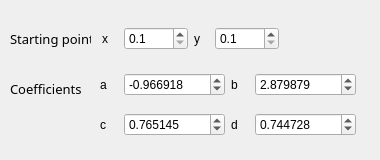
    <widget class="QWidget" name="tab">
     <attribute name="title">
      <string>Kings Dream</string>
     </attribute>
     <widget class="QWidget" name="start_widget" native="true">
      <property name="geometry">
       <rect>
        <x>0</x>
        <y>20</y>
        <width>291</width>
        <height>41</height>
       </rect>
      </property>
      <widget class="QLabel" name="label">
       <property name="geometry">
        <rect>
         <x>10</x>
         <y>10</y>
         <width>81</width>
         <height>17</height>
        </rect>
       </property>
       <property name="font">
        <font>
         <family>Bree</family>
         <pointsize>10</pointsize>
        </font>
       </property>
       <property name="text">
        <string>Starting point</string>
       </property>
      </widget>
      <widget class="QWidget" name="widget" native="true">
       <property name="geometry">
        <rect>
         <x>100</x>
         <y>0</y>
         <width>191</width>
         <height>41</height>
        </rect>
       </property>
       <widget class="QWidget" name="layoutWidget">
        <property name="geometry">
         <rect>
          <x>2</x>
          <y>4</y>
          <width>177</width>
          <height>30</height>
         </rect>
        </property>
        <layout class="QHBoxLayout" name="horizontalLayout_16">
         <item>
          <layout class="QHBoxLayout" name="horizontalLayout_2">
           <item>
            <widget class="QLabel" name="label_2">
             <property name="text">
              <string>x</string>
             </property>
             <property name="buddy">
              <cstring>spin_sta_x</cstring>
             </property>
            </widget>
           </item>
           <item>
            <widget class="QDoubleSpinBox" name="spin_sta_x">
             <property name="decimals">
              <number>1</number>
             </property>
             <property name="minimum">
              <double>0.100000000000000</double>
             </property>
             <property name="maximum">
              <double>2000.000000000000000</double>
             </property>
             <property name="singleStep">
              <double>0.100000000000000</double>
             </property>
            </widget>
           </item>
          </layout>
         </item>
         <item>
          <layout class="QHBoxLayout" name="horizontalLayout_21">
           <item>
            <widget class="QLabel" name="label_4">
             <property name="text">
              <string>y</string>
             </property>
             <property name="buddy">
              <cstring>spin_sta_y</cstring>
             </property>
            </widget>
           </item>
           <item>
            <widget class="QDoubleSpinBox" name="spin_sta_y">
             <property name="decimals">
              <number>1</number>
             </property>
             <property name="minimum">
              <double>0.100000000000000</double>
             </property>
             <property name="maximum">
              <double>1600.000000000000000</double>
             </property>
             <property name="singleStep">
              <double>0.100000000000000</double>
             </property>
            </widget>
           </item>
          </layout>
         </item>
        </layout>
       </widget>
      </widget>
     </widget>
     <widget class="QWidget" name="coeff_widget" native="true">
      <property name="geometry">
       <rect>
        <x>0</x>
        <y>70</y>
        <width>371</width>
        <height>81</height>
       </rect>
      </property>
      <widget class="QLabel" name="label_8">
       <property name="geometry">
        <rect>
         <x>10</x>
         <y>10</y>
         <width>101</width>
         <height>17</height>
        </rect>
       </property>
       <property name="font">
        <font>
         <family>Bree</family>
         <pointsize>10</pointsize>
         <strikeout>false</strikeout>
         <kerning>true</kerning>
        </font>
       </property>
       <property name="text">
        <string>Coefficients</string>
       </property>
      </widget>
      <widget class="QWidget" name="widget_3" native="true">
       <property name="geometry">
        <rect>
         <x>100</x>
         <y>0</y>
         <width>261</width>
         <height>81</height>
        </rect>
       </property>
       <widget class="QWidget" name="layoutWidget">
        <property name="geometry">
         <rect>
          <x>0</x>
          <y>0</y>
          <width>256</width>
          <height>30</height>
         </rect>
        </property>
        <layout class="QHBoxLayout" name="horizontalLayout_12">
         <item>
          <layout class="QHBoxLayout" name="horizontalLayout_3">
           <item>
            <widget class="QLabel" name="label_5">
             <property name="text">
              <string>a</string>
             </property>
             <property name="buddy">
              <cstring>spin_coe_a</cstring>
             </property>
            </widget>
           </item>
           <item>
            <widget class="QDoubleSpinBox" name="spin_coe_a">
             <property name="decimals">
              <number>6</number>
             </property>
             <property name="minimum">
              <double>-1000.000000000000000</double>
             </property>
             <property name="maximum">
              <double>1000.000000000000000</double>
             </property>
             <property name="singleStep">
              <double>0.000001000000000</double>
             </property>
             <property name="value">
              <double>-0.966918000000000</double>
             </property>
            </widget>
           </item>
          </layout>
         </item>
         <item>
          <layout class="QHBoxLayout" name="horizontalLayout_8">
           <item>
            <widget class="QLabel" name="label_11">
             <property name="text">
              <string>b</string>
             </property>
             <property name="buddy">
              <cstring>spin_coe_b</cstring>
             </property>
            </widget>
           </item>
           <item>
            <widget class="QDoubleSpinBox" name="spin_coe_b">
             <property name="decimals">
              <number>6</number>
             </property>
             <property name="minimum">
              <double>-1000.000000000000000</double>
             </property>
             <property name="maximum">
              <double>1000.000000000000000</double>
             </property>
             <property name="singleStep">
              <double>0.000001000000000</double>
             </property>
             <property name="value">
              <double>2.879879000000000</double>
             </property>
            </widget>
           </item>
          </layout>
         </item>
        </layout>
       </widget>
       <widget class="QWidget" name="layoutWidget">
        <property name="geometry">
         <rect>
          <x>0</x>
          <y>40</y>
          <width>256</width>
          <height>30</height>
         </rect>
        </property>
        <layout class="QHBoxLayout" name="horizontalLayout_13">
         <item>
          <layout class="QHBoxLayout" name="horizontalLayout_9">
           <item>
            <widget class="QLabel" name="label_12">
             <property name="text">
              <string>c</string>
             </property>
             <property name="buddy">
              <cstring>spin_coe_c</cstring>
             </property>
            </widget>
           </item>
           <item>
            <widget class="QDoubleSpinBox" name="spin_coe_c">
             <property name="decimals">
              <number>6</number>
             </property>
             <property name="minimum">
              <double>-1000.000000000000000</double>
             </property>
             <property name="maximum">
              <double>1000.000000000000000</double>
             </property>
             <property name="singleStep">
              <double>0.000001000000000</double>
             </property>
             <property name="value">
              <double>0.765145000000000</double>
             </property>
            </widget>
           </item>
          </layout>
         </item>
         <item>
          <layout class="QHBoxLayout" name="horizontalLayout_11">
           <item>
            <widget class="QLabel" name="label_14">
             <property name="text">
              <string>d</string>
             </property>
             <property name="buddy">
              <cstring>spin_coe_d</cstring>
             </property>
            </widget>
           </item>
           <item>
            <widget class="QDoubleSpinBox" name="spin_coe_d">
             <property name="decimals">
              <number>6</number>
             </property>
             <property name="minimum">
              <double>-1000.000000000000000</double>
             </property>
             <property name="maximum">
              <double>1000.000000000000000</double>
             </property>
             <property name="singleStep">
              <double>0.000001000000000</double>
             </property>
             <property name="value">
              <double>0.744728000000000</double>
             </property>
            </widget>
           </item>
          </layout>
         </item>
        </layout>
       </widget>
      </widget>
     </widget>
    </widget>
